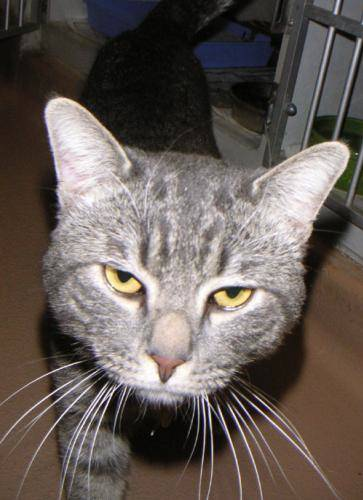
#> input picture dataset/cat/cats_00991.jpg, 363 x 500 px
$ python 02-mediana.py
#> lines starting #> are read from the running program, lines starting #| are printed output that depends on the picture; after the words box and inside, x2 and y2 are one past the last pixel; in counts of white or black regions, pixels touching at a corner belong together
"""FILTRO DE MEDIANA
Toma el valor central de los píxeles ordenados en la región.
Muy efectivo para eliminar ruido salt-and-pepper.
"""
import cv2
import numpy as np
import matplotlib.pyplot as plt
import os

# ── Ruta dinámica a imagen real ─────────────────────────
BASE_DIR = os.path.dirname(os.path.dirname(os.path.abspath(__file__)))
IMG_PATH = os.path.join(BASE_DIR, "dataset", "cat", "cats_00991.jpg")

# Cargar imagen real
img = cv2.imread(IMG_PATH)
#> img is the input picture: shape (500, 363, 3); mean B, G, R 87.5, 92.4, 101.7
if img is None:
    raise FileNotFoundError(f"No se encontró la imagen en: {IMG_PATH}")

# Añadir ruido salt-and-pepper
img_ruidosa = img.copy()
num_sal      = int(img_ruidosa.size * 0.025)
#> num_sal = 13612
num_pimienta = int(img_ruidosa.size * 0.025)
#> num_pimienta = 13612

for _ in range(num_sal):
    i, j, k = np.random.randint(0, img.shape[0]), np.random.randint(0, img.shape[1]), np.random.randint(0, 3)
    img_ruidosa[i, j, k] = 255
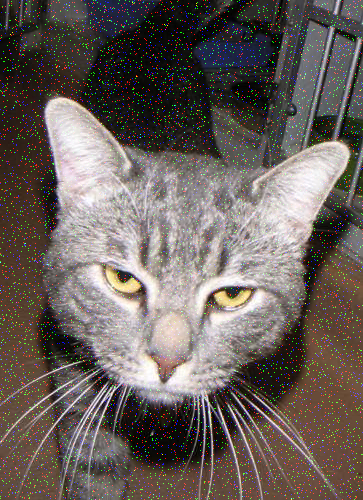
#> img_ruidosa: shape (500, 363, 3); 7.2% of pixels changed, all inside (x1, y1, x2, y2) = (0, 0, 363, 500)

for _ in range(num_pimienta):
    i, j, k = np.random.randint(0, img.shape[0]), np.random.randint(0, img.shape[1]), np.random.randint(0, 3)
    img_ruidosa[i, j, k] = 0
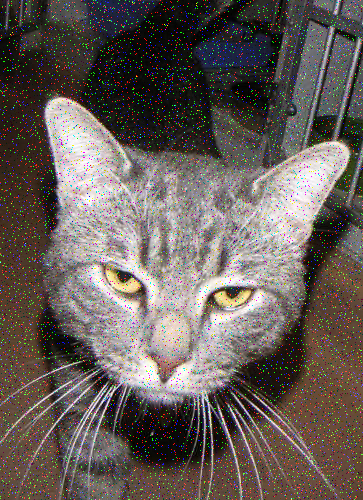
#> img_ruidosa: shape (500, 363, 3); 7.23% of pixels changed, all inside (x1, y1, x2, y2) = (0, 0, 363, 500)

# Aplicar filtro de mediana
# cv2.medianBlur(imagen, kernel_size)
resultado = cv2.medianBlur(img_ruidosa, 5)  # Kernel 5x5
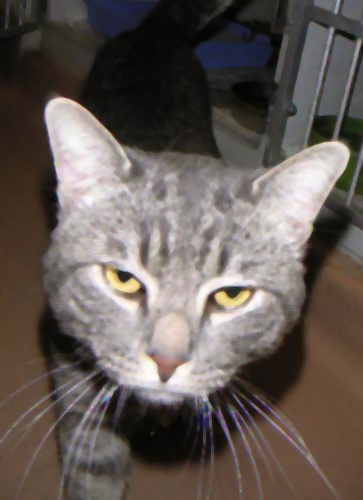
#> resultado: shape (500, 363, 3); mean B, G, R 86.6, 91.4, 100.8

# Mostrar resultados
fig, axes = plt.subplots(1, 3, figsize=(14, 4))

axes[0].imshow(cv2.cvtColor(img, cv2.COLOR_BGR2RGB))
axes[0].set_title('Original')
axes[0].axis('off')

axes[1].imshow(cv2.cvtColor(img_ruidosa, cv2.COLOR_BGR2RGB))
axes[1].set_title('Con Ruido Salt-Pepper')
axes[1].axis('off')

axes[2].imshow(cv2.cvtColor(resultado, cv2.COLOR_BGR2RGB))
axes[2].set_title('Filtro Mediana (5x5)')
axes[2].axis('off')

plt.suptitle('Filtro de Mediana', fontsize=14, fontweight='bold')
plt.tight_layout()
plt.show()
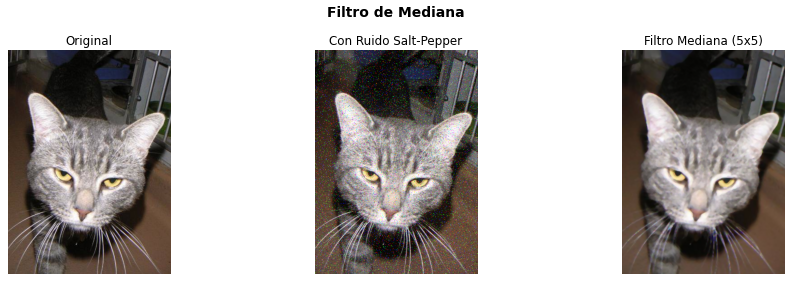
#> figure drawn by matplotlib, 3 panels

print("Filtro mediana aplicado exitosamente")

$ run again, with dataset/cat/cats_00861.jpg copied over dataset/cat/cats_00991.jpg
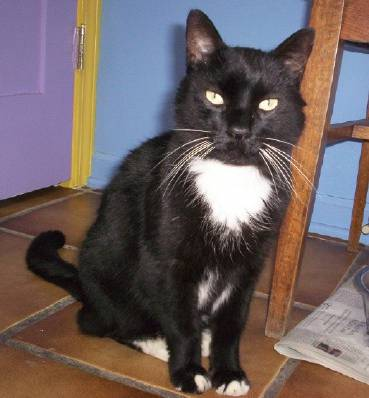
#> input picture dataset/cat/cats_00861.jpg, 369 x 398 px
#> img is the input picture: shape (398, 369, 3); mean B, G, R 96.2, 95.8, 109
#> after the loop `for _ in range(num_pimienta):`:
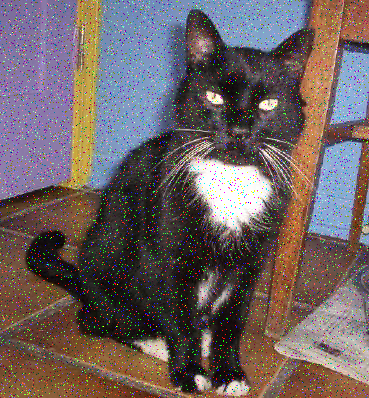
#> img_ruidosa: shape (398, 369, 3); mean B, G, R 97.6, 97.3, 109.9
#> `plt.show()`:
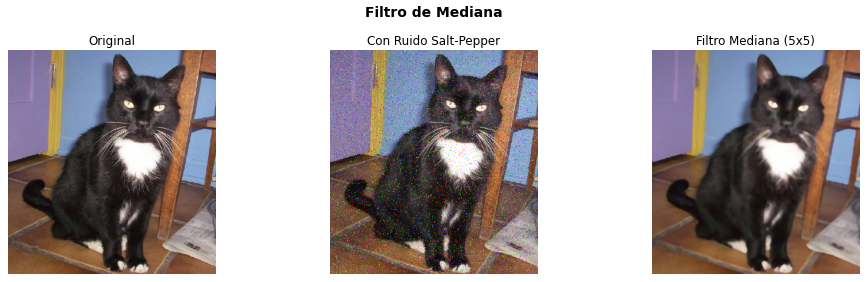
#> figure drawn by matplotlib, 3 panels

$ run again, with dataset/cat/cats_00862.jpg copied over dataset/cat/cats_00991.jpg
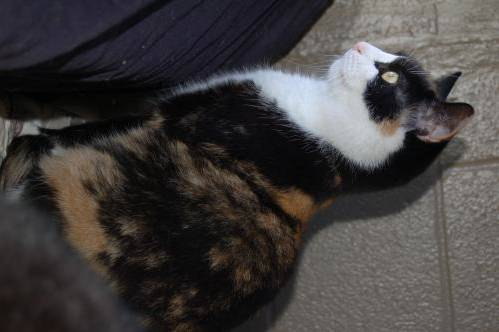
#> input picture dataset/cat/cats_00862.jpg, 499 x 332 px
#> img is the input picture: shape (332, 499, 3); mean B, G, R 62.3, 62.7, 66
#> after the loop `for _ in range(num_pimienta):`:
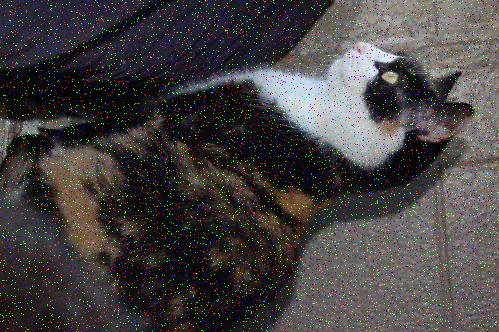
#> img_ruidosa: shape (332, 499, 3); mean B, G, R 65.4, 65.8, 68.8
#> `plt.show()`:
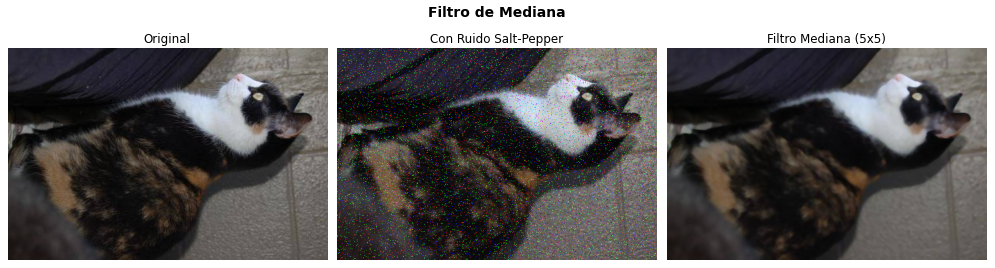
#> figure drawn by matplotlib, 3 panels

$ run again, with dataset/cat/cats_00863.jpg copied over dataset/cat/cats_00991.jpg
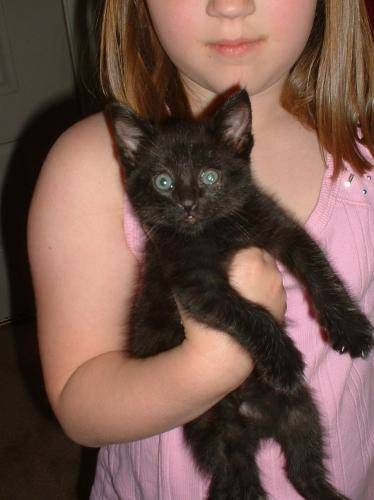
#> input picture dataset/cat/cats_00863.jpg, 374 x 500 px
#> img is the input picture: shape (500, 374, 3); mean B, G, R 76.1, 85.3, 114.9
#> after the loop `for _ in range(num_pimienta):`:
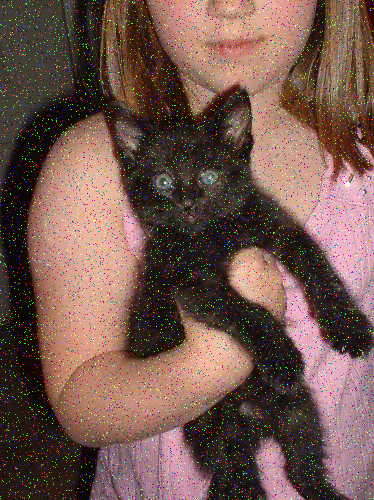
#> img_ruidosa: shape (500, 374, 3); mean B, G, R 78.4, 87.4, 115.4
#> `plt.show()`:
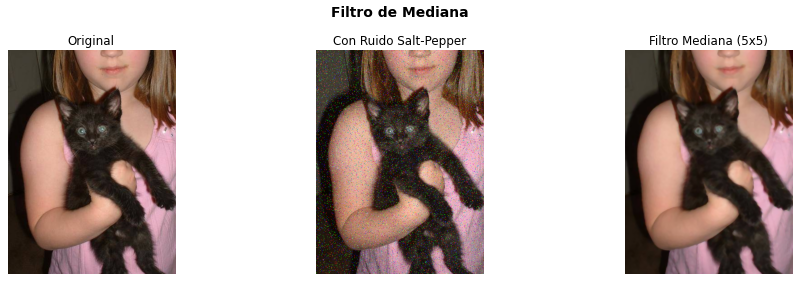
#> figure drawn by matplotlib, 3 panels
